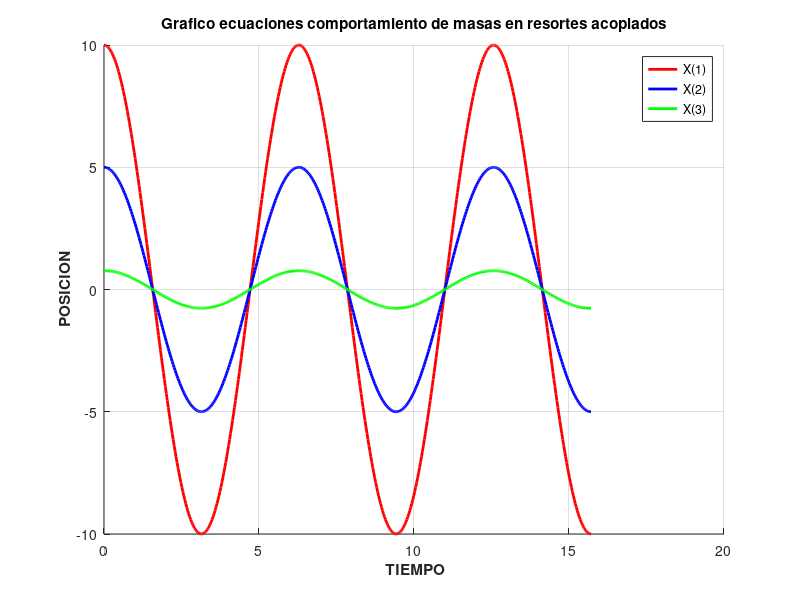

Here is the MATLAB script that generated this plot:
clc
clear
close all

t = 0:pi/100:5*pi;
y1 = ((12+5*sqrt(2))/(4))*cos(t) + 4*cos(t) + ((12-5*sqrt(2))/(4))*cos(t);
y2 = ((12+5*sqrt(2))/(4))*sqrt(2)*cos(t) - ((12-5*sqrt(2))/(4))*sqrt(2)*cos(t);
y3 = ((12+5*sqrt(2))/(4))*cos(t) - 4*cos(t);

hold on

plot(t,y1,'Linewidth',2,'color','R'); grid on

plot(t,y2,'Linewidth',2,'color','B'); grid on

plot(t,y3,'Linewidth',2,'color','g'); grid on


legend('X(1)','X(2)','X(3)');
xlabel('\bf TIEMPO'); ylabel('\bf POSICION');
title('Grafico ecuaciones comportamiento de masas en resortes acoplados')